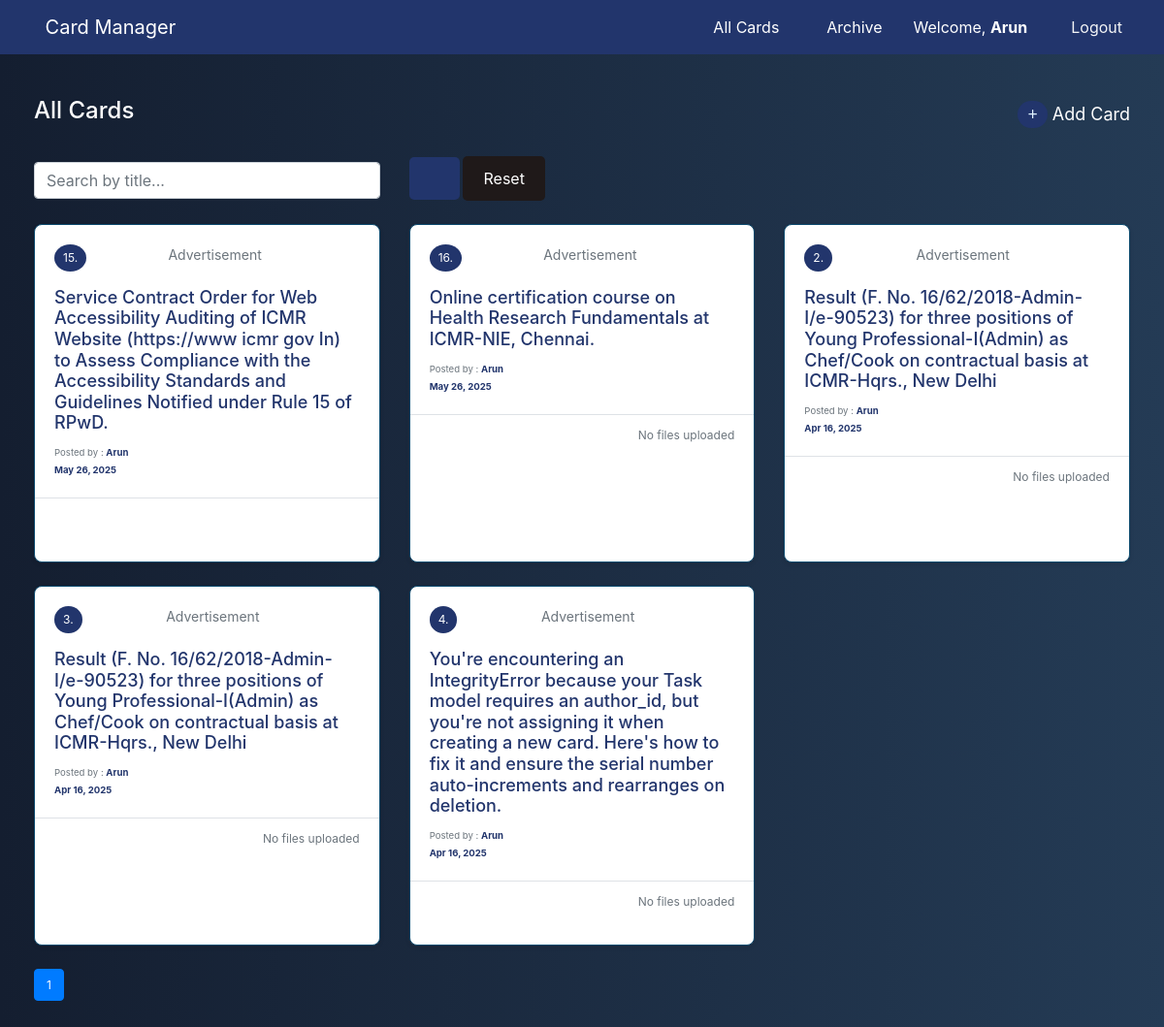
The app's page / (signed in) with its own data.
### task_report_app/models.py (models this page shows, shortened)
class Task(models.Model):
    serial_number = models.IntegerField(unique=True, blank=True, null=True)
    title = models.CharField(max_length=250)
    post_type = models.CharField(max_length=50, choices=PostType.choices, default=PostType.Advertisement)
    status = models.CharField(max_length=50, choices=Status.choices, default=Status.Active)
    created_at = models.DateField(auto_now_add=True)
    updated_at = models.DateField(auto_now=True)
    last_date = models.DateField(null=True, blank=True)
    is_archived = models.BooleanField(default=False)
    author = models.ForeignKey(User, on_delete=models.CASCADE, related_name='tasks')

class UploadedFile(models.Model):
    task = models.ForeignKey(Task, on_delete=models.CASCADE, related_name='uploaded_files')
    file = models.FileField(upload_to='uploads/')

### task_report_app/views.py (the view)
# urls.py: path('', views.card_list, name='card_list'),
def card_list(request):
    cards = Task.objects.filter(is_archived=False).order_by('-created_at')
    query = request.GET.get('q', '')  # Text search for title
    post_type = request.GET.get('post_type', '')  # Filter by post type
    start_date = request.GET.get('start_date', '')  # Filter by start date
    end_date = request.GET.get('end_date', '')  # Filter by end date
    if query:
        cards = cards.filter(title__icontains=query)
    if post_type:
        cards = cards.filter(post_type__iexact=post_type)
    if start_date and end_date:
        cards = cards.filter(created_at__range=[start_date, end_date])
    paginator = Paginator(cards, 6)  # Show 6 cards per page
    page = request.GET.get('page')
    try:
        paginated_cards = paginator.page(page)
    except PageNotAnInteger:
        paginated_cards = paginator.page(1)  # Deliver first page if page is not an integer
    except EmptyPage:
        paginated_cards = paginator.page(paginator.num_pages)  # Deliver last page if out of range
    context = {
        'cards': paginated_cards,
        'query': query,
        'post_type': post_type,
        'start_date': start_date,
        'end_date': end_date,
    }
    return render(request, 'card_list.html', context)

### task_report_app/templatetags/custom_tags.py (called while the page is built)
@register.filter
def basename(value):
    return os.path.basename(value)

### task_report_app/templates/card_list.html (shortened to what this page needs)
{% extends 'base.html' %} {% load static %} {% load custom_tags %}
{% block content %}
<section class="card__list_section">
  <div class="d-flex justify-content-between align-items-center mb-4">
    <h1>All Cards</h1>
    {% if user.is_authenticated %}
    <a href="{% url 'add_card' %}" class="plus-btn" title="Add Task" style="color: #fff; font-size: 18px;">
      <i class="fas fa-plus"></i> Add Card
    </a>
    {% endif %}
  </div>
  <form method="get" class="mb-4">
    <div class="row g-3 align-items-center">
      <div class="col-md-4">
        <input
          type="text"
          name="q"
          class="form-control"
          placeholder="Search by title..."
          value="{{ request.GET.q }}"
        />
      </div>
      <div class="col-md-2">
        <button type="submit" class="btn" style="background-color: #22356c; color: #ffffff;">
          <i class="fa fa-search"></i>
        </button>
        <a href="{% url 'card_list' %}" class="btn" style="background-color: #1f1919; color: #ffffff;">Reset</a>
      </div>
    </div>
  </form>
  <div class="row">
    {% for task in cards %}
    <div class="col-md-4 mb-4 card_viewer_container">
      <div class="h-100 card_viewer">
        <div class="card-body card_viewer_body">
          <div class="d-flex justify-content-between">
              <p style="background-color: #22356c; color: #ffffff; border-radius: 50%; padding: 5px 9px;">{{ task.serial_number }}.</p>
              <p class="card-text">{{ task.post_type }}</p>
            <div class="status">
              {% if task.status == 'Active' %}
              <i class="fa-solid fa-circle-check" title="Active" style="font-size: 15px; color: green"></i>
              {% else %}
              <i class="fa-solid fa-circle-xmark" title="Inactive" style="font-size: 15px; color: red"></i>
              {% endif %}
            </div>
          </div>
          <h5 class="card-title">{{ task.title }}</h5>
            <div class="card_author">
              <small class="text-muted">
                Posted by :
                <b class="text-capitalize">{{ task.author.username }}</b><br />
                <b>{{ task.created_at|date:"M d, Y" }}</b>
              </small>
            </div>
        </div>
        {% if user.is_authenticated and user == task.author or request.user.is_superuser %}
        <div
          class="card-footer bg-transparent card_viewer_footer d-flex justify-content-between"
        >
          <div class="card_viewer_footer_btns">
            <a
              href="{% url 'edit_card' task.id %}"
              class="edit_btn"
              title="Edit"
            >
              <i class="fa-solid fa-pen-to-square"></i>
            </a>
            <a
              href="{% url 'delete_card' task.id %}"
              class="delete_btn d-inline"
            >
              <button type="submit" class="btn btn-sm" title="Delete">
                <i
                  class="fa-solid fa-trash-can faShake"
                  style="color: #e8172c"
                ></i>
              </button>
            </a>
          </div>
          <div class="task_viewer_data">
            {% if task.uploaded_files.all %}
            <div class="file-icons">
              {% for uploaded_file in task.uploaded_files.all %}
              <a
                href="{{ uploaded_file.file.url }}"
                target="_blank"
                title="{{ uploaded_file.file.name|basename }}"
              >
                <i class="fa-solid fa-file-pdf"></i>
              </a>
              {% endfor %}
            </div>
            {% else %}
            <div class="no-files text-muted">No files uploaded</div>
            {% endif %}
          </div>
        </div>
        {% endif %}
      </div>
    </div>
    {% empty %}
    <div class="col-12 text-center py-5">
      <h4>No cards yet.</h4>
    </div>
    {% endfor %}
  </div>
  <nav aria-label="Page navigation">
    <ul class="pagination">
       {% for num in cards.paginator.page_range %}
      <li class="page-item {% if num == cards.number %}active{% endif %}">
        <a class="page-link" href="?page={{ num }}">{{ num }}</a>
      </li>
      {% endfor %}
    </ul>
  </nav>
</section>
{% endblock %}

### task_report_app/templates/base.html (shortened to what this page needs)
{% load static %}
<!DOCTYPE html>
<html lang="en">
<head>
    <link rel="stylesheet" href="/static/css/styles.css">
    <link rel="stylesheet" href="/static/bootstrap/bootstrap.min.css">
    <link rel="stylesheet" href="/static/fontawesome/css/all.min.css">
</head>
<body>
    <nav class="navbar navbar-expand-lg navbar-dark mb-4" style="background-color: #22356c;">
        <div class="container-fluid">
            <a class="navbar-brand" href="{% url 'card_list' %}">
                <i class="fas fa-layer-group me-2"></i>Card Manager
            </a>
            <div class="collapse navbar-collapse justify-content-end" id="navbarNav">
                <a class="navbar-brand" id="toggleReader"><i class="fa-solid fa-person-chalkboard"></i></a>
                <a class="nav-item nav-link" href="{% url 'card_list' %}">
                    <i class="fas fa-th-list"></i> All Cards
                </a>
                <a href="{% url 'archive' %}" class="nav-item nav-link">
                    <i class="fa-solid fa-box-archive"></i>
                    Archive
                </a>
                {% if request.user.is_authenticated %}
                    <span class="nav-item nav-link me-3">Welcome, <b class="text-capitalize">{{ request.user.username }}</b></span>
                    <form action="{% url 'logout' %}" method="post" class="nav-item">
                        <button type="submit" class="btn btn-logout">
                            <i class="fas fa-sign-out-alt"></i> Logout
                        </button>
                    </form>
                {% else %}
                    <a class="nav-item nav-link" href="{% url 'login' %}?next={{ request.path }}">
                        <i class="fa-solid fa-user"></i> Login
                    </a>
                {% endif %}
            </div>
        </div>
    </nav>
    <div class="container">
        {% block content %}{% endblock %}
    </div>
</body>
</html>

### task_report_app/static/css/styles.css (style rules this page uses)
:root { --primary-50: #f0f9ff; --primary-100: #e0f2fe; --primary-200: #bae6fd; --primary-300: #7dd3fc; --primary-400: #38bdf8; --primary-500: #0ea5e9; --primary-600: #0284c7; --primary-700: #0369a1; --primary-800: #075985; --primary-900: #0c4a6e; --gray-50: #f9fafb; --gray-100: #f3f4f6; --gray-200: #e5e7eb; --gray-300: #d1d5db; --gray-400: #9ca3af; --gray-500: #6b7280; --gray-600: #4b5563; --gray-700: #374151; --gray-800: #1f2937; --gray-900: #111827; --success-500: #10b981; --warning-500: #f59e0b; --error-500: #ef4444; --font-sans: 'Inter', 'Segoe UI', Roboto, sans-serif; --font-mono: 'Roboto Mono', monospace; --font-serif: 'Georgia', serif; --text-xs: 0.75rem; --text-sm: 0.875rem; --text-base: 1rem; --text-lg: 1.125rem; --text-xl: 1.25rem; --text-2xl: 1.5rem; --text-3xl: 1.875rem; --text-4xl: 2.25rem; --text-5xl: 3rem; --font-light: 300; --font-normal: 400; --font-medium: 500; --font-semibold: 600; --font-bold: 700; --space-0: 0; --space-1: 0.25rem; --space-2: 0.5rem; --space-3: 0.75rem; --space-4: 1rem; --space-5: 1.25rem; --space-6: 1.5rem; --space-8: 2rem; --space-10: 2.5rem; --space-12: 3rem; --space-16: 4rem; --space-20: 5rem; --space-24: 6rem; --shadow-sm: 0 1px 2px 0 rgb(0 0 0 / 0.05); --shadow: 0 1px 3px 0 rgb(0 0 0 / 0.1), 0 1px 2px -1px rgb(0 0 0 / 0.1); --shadow-md: 0 4px 6px -1px rgb(0 0 0 / 0.1), 0 2px 4px -2px rgb(0 0 0 / 0.1); --shadow-lg: 0 10px 15px -3px rgb(0 0 0 / 0.1), 0 4px 6px -4px rgb(0 0 0 / 0.1); --rounded-none: 0; --rounded-sm: 0.125rem; --rounded: 0.25rem; --rounded-md: 0.375rem; --rounded-lg: 0.5rem; --rounded-xl: 0.75rem; --rounded-full: 9999px; --transition-fast: 150ms; --transition-normal: 300ms; --transition-slow: 500ms; }
*, *::before, *::after { box-sizing: border-box; margin: 0; padding: 0; }
html { scroll-behavior: smooth; }
body { font-family: var(--font-sans); line-height: 1.5; color: var(--gray-800); background-color: var(--gray-50); }
h1, h2, h3, h4, h5, h6 { font-weight: var(--font-bold); line-height: 1.2; margin-bottom: var(--space-2); }
a { color: var(--primary-600); text-decoration: none; transition: color var(--transition-fast) ease; }
a[title] { position: relative; }
button { cursor: pointer; font-family: inherit; }
.container { width: 100%; max-width: 1200px; margin-left: auto; margin-right: auto; padding-left: var(--space-4); padding-right: var(--space-4); }
.nav-link { color: #fff; }
.form-control { width: 100%; padding: 10px; margin-top: 5px; border: 1px solid #ccc; border-radius: 5px; }
.card_viewer { background-color: var(--gray-50); border: 0.1px solid var(--primary-900); border-radius: 12px; transition: transform 0.2s; }
.edit_btn { border-radius: 2px; padding: 2px 2px; }
.card_viewer_footer_btns { gap: 10px; justify-content: space-between; align-items: center; }
button .fa-trash-can { display: inline-block; cursor: pointer; }
.plus-btn i { padding: 5px 10px; color: var(--primary-100); align-items: center; background-color:#22356c; border-radius: 20px; }
.btn-logout { color: #f3f4f6; }
.card__list_section { font-size: 12px; }

### task_report_app/templates/card_list.html (style rules this page uses)
body { background: linear-gradient(to right, #141E30, #243B55); color: white; -family: "Poppins", sans-serif; }
.card__list_section { padding: 20px; border-radius: 8px; }
.card_viewer_container { margin-bottom: 20px; }
.card_viewer { background-color: #ffffff; backdrop-filter: blur(15px); border-radius: 8px; box-shadow: 0 2px 4px rgba(0, 0, 0, 0.1); transition: transform 0.2s; }
.card_viewer_body { padding: 20px; }
.card_viewer_footer { background-color: #f8f9fa; border-top: 1px solid #dee2e6; }
.card_viewer_footer_btns { display: flex; justify-content: space-between; }
.card_viewer_footer_btns a { color: #22356c; text-decoration: none; }
.file-icons { display: flex; gap: 10px; }
.file-icons a { color: #22356c; font-size: 20px; }
.no-files { color: #6c757d; }
.status { font-size: 15px; }
.status i { margin-left: 5px; }
.edit_btn { color: #22356c; text-decoration: none; }
.card_author { margin-top: 10px; }
.card_author small { color: #6c757d; }
.card_author b { color: #22356c; }
.card-text { font-size: 14px; color: #6c757d; }
.card-title { font-size: 18px; color: #22356c; }
.card-text, .card-title { margin-bottom: 10px; }
.card__list_section h1 { font-size: 24px; }
.card__list_section .btn { color: #ffffff; border-radius: 5px; padding: 10px 20px; text-decoration: none; }

### records on screen
Task: serial_number "15", post_type "Advertisement", status "Active" (drawn), title "Service Contract Order for Web Accessibility Auditing of ICMR Website (https://www icmr gov In) to Assess Compliance with the Accessibility Standards and Guidelines Notified under Rule 15 of RPwD.", author.username "Arun", created_at "May 26, 2025"
Task: serial_number "16", post_type "Advertisement", status "Active" (drawn), title "Online certification course on Health Research Fundamentals at ICMR-NIE, Chennai.", author.username "Arun", created_at "May 26, 2025", shows "No files uploaded"
Task: serial_number "2", post_type "Advertisement", status "Active" (drawn), title "Result (F. No. 16/62/2018-Admin-I/e-90523) for three positions of Young Professional-I(Admin) as Chef/Cook on contractual basis at ICMR-Hqrs., New Delhi", author.username "Arun", created_at "Apr 16, 2025", shows "No files uploaded"
Task: serial_number "3", post_type "Advertisement", status "Active" (drawn), title "Result (F. No. 16/62/2018-Admin-I/e-90523) for three positions of Young Professional-I(Admin) as Chef/Cook on contractual basis at ICMR-Hqrs., New Delhi", author.username "Arun", created_at "Apr 16, 2025", shows "No files uploaded"
Task: serial_number "4", post_type "Advertisement", status "Active" (drawn), title "You're encountering an IntegrityError because your Task model requires an author_id, but you're not assigning it when creating a new card. Here's how to fix it and ensure the serial number auto-increments and rearranges on deletion.", author.username "Arun", created_at "Apr 16, 2025", shows "No files uploaded"

### other values on screen
{{ request.user.username }} "Arun"
{{ num }} "1"
